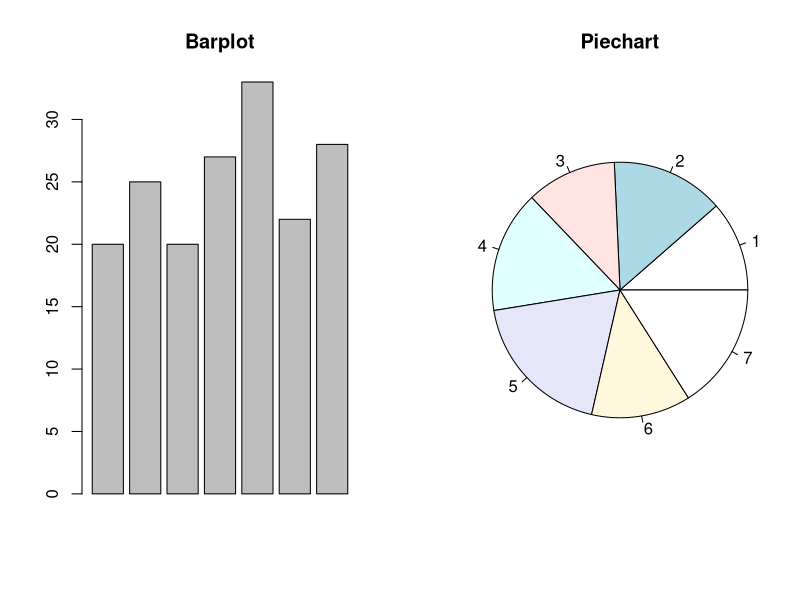
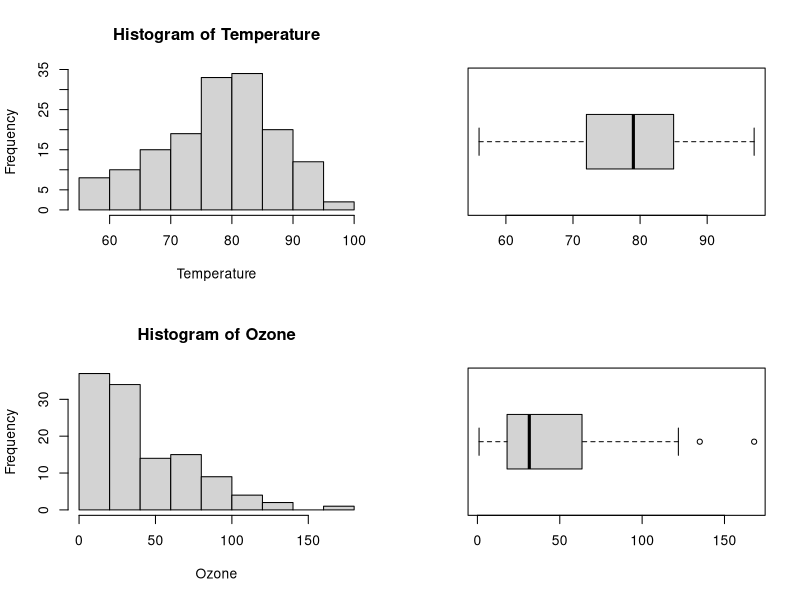
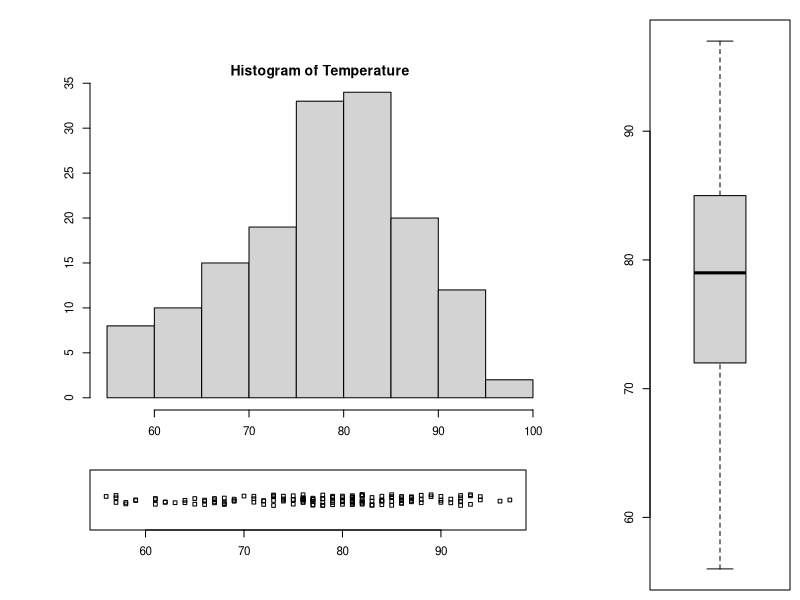

These charts were generated, in order, by the following R code:
#subplot
#https://www.programiz.com/r-programming/subplot
#put two or more graphs in a single plot.
par()
#mfrow can be used to specify the number of subplot we need
max.temp <- c(20, 25, 20, 27, 33, 22, 28)
max.temp    # a vector used for plotting


par(mfrow=c(1,2))    # set the plotting area into a 1*2 array

barplot(max.temp, main="Barplot")
pie(max.temp, main="Piechart", radius=1)
#same phenomenon can be achieved with the graphical parameter mfcol.
#only difference between the two is that, mfrow fills in the subplot region row wise while mfcol fills it column wise.

Temperature <- airquality$Temp
Ozone <- airquality$Ozone
#rowfirst
par(mfrow=c(2,2))
#par(mfcol=c(2,2))


hist(Temperature)
boxplot(Temperature, horizontal=TRUE)
hist(Ozone)
boxplot(Ozone, horizontal=TRUE)

#more control using fig
# make labels and margins smaller
par(cex=0.7, mai=c(0.1,0.1,0.2,0.1))

Temperature <- airquality$Temp

# define area for the histogram
par(fig=c(0.1,0.7,0.3,0.9))
hist(Temperature)

# define area for the boxplot
par(fig=c(0.8,1,0,1), new=TRUE)
boxplot(Temperature)

# define area for the stripchart
par(fig=c(0.1,0.67,0.1,0.25), new=TRUE)
stripchart(Temperature, method="jitter")
